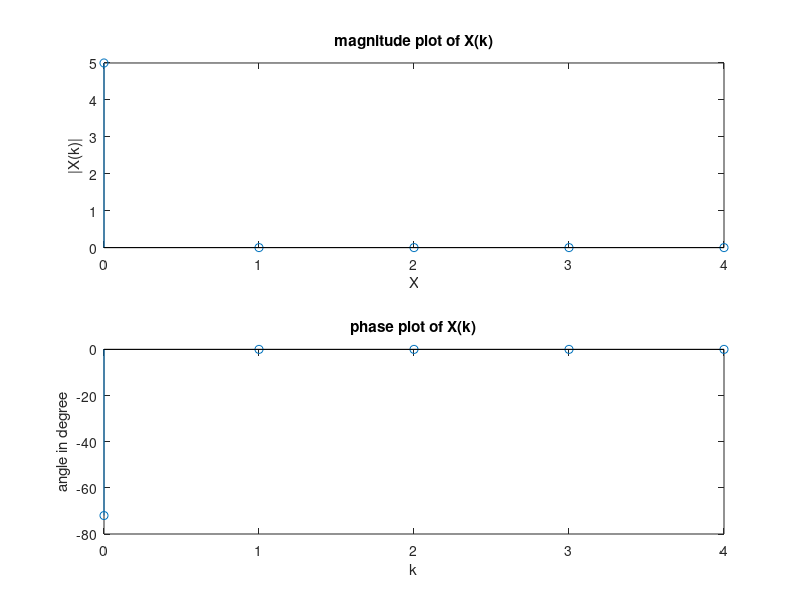

Source code (MATLAB):
clc;
clear all;
close all;
N=input('enter the N-point value=');
X=input('enter the sequence =');
L=length(X);
if(N<L)
    error('N must be greater than or equal to L');
end
X=[X,zeros(1,N-L)];
for n=0:1:N-1
    for K=0:1:N-1
    wn=exp(-j*2*pi*K*n/N);
    w(X+1,n+1)=wn;
    end
end
Xk=wn*X';
K=0:1:N-1;
subplot(2,1,1);
stem(K,abs(Xk));
xlabel('X');
ylabel('|X(k)|');
title('magnitude plot of X(k)');
y=angle(Xk);
ang=rad2deg(y);
subplot(2,1,2);
stem(K,ang);
xlabel('k');
ylabel('angle in degree');
title('phase plot of X(k)');

